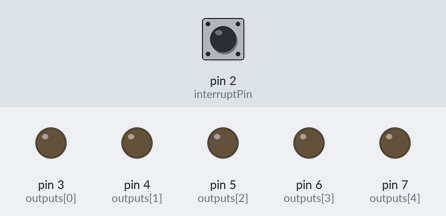
Simulated run of this sketch. Board: Arduino Uno, built with avr-gcc and run on an emulated ATmega328P. Shown: output pins drawn as LEDs (lit = HIGH). The test bench sets the inputs (shaded band); at power-on: pin 2 (interruptPin) HIGH.

Above: at 1.2 s.
1.3 s: pin 2 (interruptPin) pulled LOW for 0.15 s
At 2.1 s:
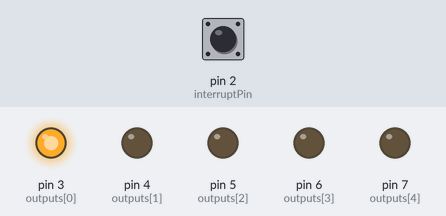
2.9 s: pin 2 (interruptPin) pulled LOW for 1 s
At 3.4 s:
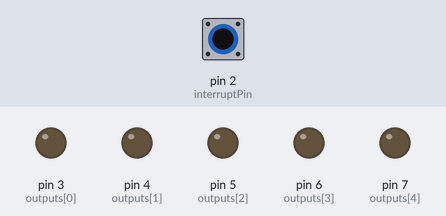
5.4 s: pin 2 (interruptPin) pulled LOW for 0.15 s
At 6.5 s:
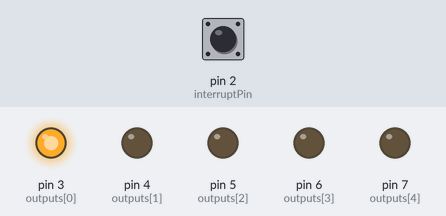
8.5 s: pin 2 (interruptPin) pulled LOW for 3.2 s
At 8.8 s:
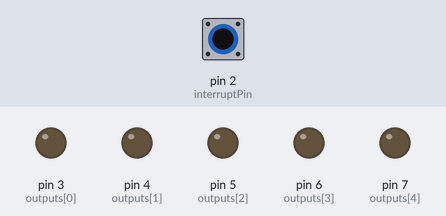
13.2 s: pin 2 (interruptPin) pulled LOW for 0.15 s
At 13.6 s:
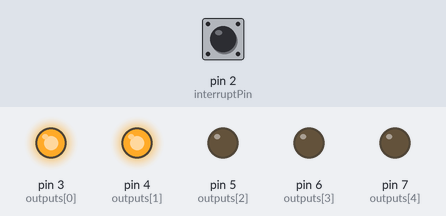
Timing chart, 0 to 34.7 s (numbered marks = the images above; inputs shaded):
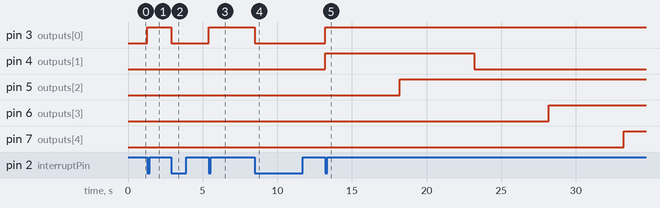

The sketch:

Frequenzumrichter_1.ino
```cpp
const int outputs[5] = {3, 4, 5, 6, 7};
const int interruptPin = 2;
const int longdelay = 10000;
const int shortdelay = 5000;

int countvar = 0;

void setup() {
    //Serial.begin(9600);
    pinMode(interruptPin, INPUT_PULLUP);
    for(int i; i < 5; i++){
        pinMode(outputs[i], OUTPUT);
    }
    attachInterrupt(digitalPinToInterrupt(interruptPin), count, FALLING);
}

void(* resetFunc) (void) = 0;

void loop() {
    if(countvar == 1){
        ablauf();
    }
    else{
        clear();
    }
}

void ablauf(){
    digitalWrite(outputs[0], HIGH);
    delay(longdelay);
    digitalWrite(outputs[1], HIGH);
    delay(shortdelay);
    digitalWrite(outputs[2], HIGH);
    delay(shortdelay);
    digitalWrite(outputs[1], LOW);
    delay(shortdelay);
    digitalWrite(outputs[3], HIGH);
    delay(shortdelay);
    digitalWrite(outputs[4], HIGH);
    delay(longdelay);
    clear();
    countvar = 0;
}

void count() {
    static unsigned long last_interrupt_time = 0;
    unsigned long interrupt_time = millis();

    if (interrupt_time - last_interrupt_time > 200) {
        if(countvar != 0){
            resetFunc();
        }
        countvar++;
        //Serial.println(countvar);
    }
    last_interrupt_time = interrupt_time;
}

void clear() {
    for(int i=0; i<5; i++){
        digitalWrite(outputs[i], LOW);
    }
}
```

Measured:
- after the input at 1.3 s, pin 3 (outputs[0]): LOW → HIGH at once
- after the input at 2.9 s, pin 3 (outputs[0]): HIGH → LOW at once
- after the input at 5.4 s, pin 3 (outputs[0]): LOW → HIGH at once
- after the input at 8.5 s, pin 3 (outputs[0]): HIGH → LOW at once; pin 4 (outputs[1]): stays LOW (without the input it goes to HIGH after 2.8 s)
- after the input at 13.2 s, pin 3 (outputs[0]): LOW → HIGH at once; pin 4 (outputs[1]): LOW → HIGH at once, → LOW 10.0 s later; pin 5 (outputs[2]): LOW → HIGH after 5.0 s; pin 6 (outputs[3]): LOW → HIGH after 15.0 s; pin 7 (outputs[4]): LOW → HIGH after 20.0 s
